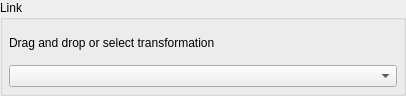
<?xml version="1.0" encoding="UTF-8"?>
<ui version="4.0">
 <class>Link</class>
 <widget class="QFrame" name="Link">
  <property name="geometry">
   <rect>
    <x>0</x>
    <y>0</y>
    <width>406</width>
    <height>96</height>
   </rect>
  </property>
  <property name="windowTitle">
   <string>Frame</string>
  </property>
  <layout class="QVBoxLayout" name="verticalLayout_2">
   <property name="leftMargin">
    <number>0</number>
   </property>
   <property name="topMargin">
    <number>0</number>
   </property>
   <property name="rightMargin">
    <number>0</number>
   </property>
   <property name="bottomMargin">
    <number>0</number>
   </property>
   <item>
    <layout class="QVBoxLayout" name="mainLayout">
     <item>
      <widget class="QGroupBox" name="groupBox">
       <property name="title">
        <string>Link</string>
       </property>
       <layout class="QVBoxLayout" name="verticalLayout_4">
        <property name="leftMargin">
         <number>6</number>
        </property>
        <property name="topMargin">
         <number>6</number>
        </property>
        <property name="rightMargin">
         <number>6</number>
        </property>
        <property name="bottomMargin">
         <number>6</number>
        </property>
        <item>
         <layout class="QVBoxLayout" name="boxLayout">
          <item>
           <layout class="QHBoxLayout" name="firstRowLayout">
            <item>
             <layout class="QVBoxLayout" name="selectLinkLayout">
              <item>
               <widget class="QLabel" name="selectLinkLabel">
                <property name="text">
                 <string>Drag and drop or select transformation</string>
                </property>
               </widget>
              </item>
              <item>
               <widget class="QComboBox" name="TransformationsComboBox"/>
              </item>
             </layout>
            </item>
           </layout>
          </item>
         </layout>
        </item>
       </layout>
      </widget>
     </item>
    </layout>
   </item>
  </layout>
 </widget>
 <resources/>
 <connections/>
</ui>
